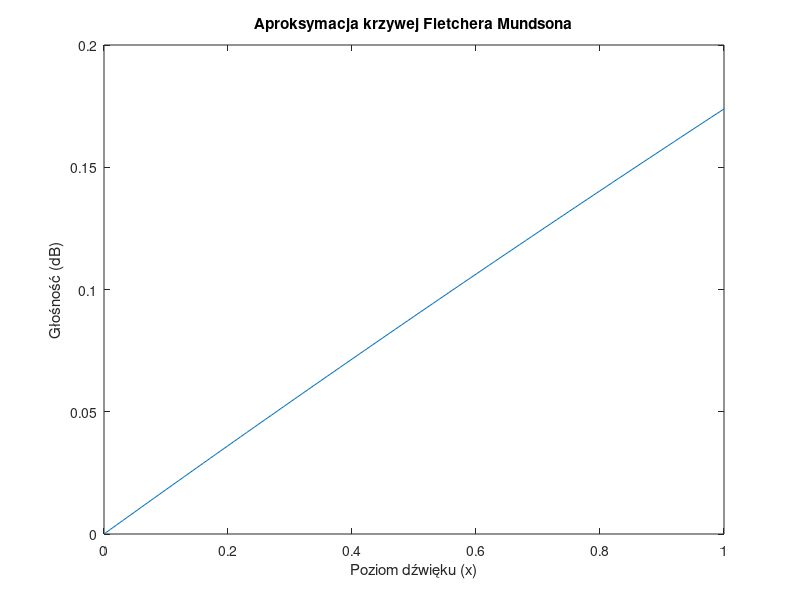

MATLAB code for this plot:
x = 0:0.01:1; % Zakres osi x
y = 4.2 * log10(0.1 * x + 1); % Funkcja aproksymująca

plot(x, y);
xlabel('Poziom dźwięku (x)');
ylabel('Głośność (dB)');
title('Aproksymacja krzywej Fletchera Mundsona');